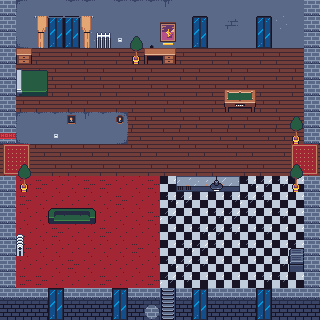

A 2D game scene composited from a Tiled map and its tileset images. What follows is a short description and the map's XML, with every tile layer's data as written:
An orthogonal 20x20 tile map with 16x16 px tiles, 4 tile layers (collision, terrain, upper, upper second), 3 tilesets.

<map version="1.10" tiledversion="1.11.2" orientation="orthogonal" renderorder="right-down" width="20" height="20" tilewidth="16" tileheight="16" infinite="0" nextlayerid="5" nextobjectid="1">
 <properties>
  <property name="collidable" type="bool" value="true" />
 </properties>
 <tileset firstgid="1" name="tileset_modern_rpg_background" tilewidth="16" tileheight="16" tilecount="256" columns="16">
  <image source="../../assets/Dark City 16x16 Tileset/tileset_modern_rpg_background.png" width="256" height="256" />
 </tileset>
 <tileset firstgid="257" name="tileset_modern_rpg_furniture" tilewidth="16" tileheight="16" tilecount="256" columns="16">
  <image source="../../assets/Dark City 16x16 Tileset/tileset_modern_rpg_furniture.png" width="256" height="256" />
 </tileset>
 <tileset firstgid="513" name="tileset_modern_rpg_props" tilewidth="16" tileheight="16" tilecount="256" columns="16">
  <image source="../../assets/Dark City 16x16 Tileset/tileset_modern_rpg_props.png" width="256" height="256" />
 </tileset>
 <layer id="4" name="collision" width="20" height="20">
  <data encoding="csv">
1,1,1,1,1,1,1,1,1,1,1,1,1,1,1,1,1,1,1,1,
1,1,1,1,1,1,1,1,1,1,1,1,1,1,1,1,1,1,1,1,
1,1,1,1,1,1,1,1,1,1,1,1,1,1,1,1,1,1,1,1,
1,1,0,0,0,0,0,0,0,1,1,0,0,0,0,0,0,0,0,1,
1,1,1,0,0,0,0,0,0,0,0,0,0,0,0,0,0,0,0,1,
1,1,1,0,0,0,0,0,0,0,0,0,0,0,0,0,0,0,0,1,
1,0,0,0,0,0,0,0,0,0,0,0,0,0,1,1,0,0,0,1,
1,1,1,1,1,1,1,1,0,0,0,0,0,0,0,0,0,0,0,1,
1,1,1,1,1,1,1,1,0,0,0,0,0,0,0,0,0,0,0,1,
0,0,0,0,0,0,0,0,0,0,0,0,0,0,0,0,0,0,0,0,
0,0,0,0,0,0,0,0,0,0,0,0,0,0,0,0,0,0,0,0,
1,0,0,0,0,0,0,0,0,0,0,1,1,1,1,0,0,0,0,1,
1,0,0,0,0,0,0,0,0,0,0,0,0,0,0,0,0,0,0,1,
1,0,0,1,1,1,0,0,0,0,0,0,0,0,0,0,0,0,0,1,
1,0,0,0,0,0,0,0,0,0,0,0,0,0,0,0,0,0,0,1,
1,1,0,0,0,0,0,0,0,0,0,0,0,0,0,0,0,0,0,1,
1,0,0,0,0,0,0,0,0,0,0,0,0,0,0,0,0,0,1,1,
1,0,0,0,0,0,0,0,0,0,0,0,0,0,0,0,0,0,0,1,
1,1,1,1,1,1,1,1,1,1,1,1,1,1,1,1,1,1,1,1,
1,1,1,1,1,1,1,1,1,1,1,1,1,1,1,1,1,1,1,1
</data>
 </layer>
 <layer id="1" name="terrain" width="20" height="20">
  <data encoding="csv">
86,41,57,57,42,42,57,42,42,42,43,57,57,57,57,57,57,57,57,86,
86,57,57,57,57,57,57,57,57,57,57,57,57,57,58,57,57,45,57,86,
86,1610612777,57,57,57,45,57,57,57,59,57,57,57,57,57,57,57,57,57,86,
86,2,2,3,2,2,3,2,2,3,2,2,3,2,2,3,2,2,3,86,
86,3,2,2,3,2,2,3,2,2,3,2,2,3,2,2,3,2,2,86,
86,2,3,2,2,3,2,2,3,2,2,3,2,2,3,2,2,3,2,86,
86,2,2,3,2,2,3,2,2,3,2,2,3,2,2,3,2,2,3,86,
86,41,42,42,42,43,42,2684354601,2,2,3,2,2,3,2,2,3,2,2,86,
86,1610612777,57,57,57,57,57,3221225513,4,3,4,4,3,4,4,3,4,4,3,86,
4,3,4,4,3,4,4,3,4,4,3,4,4,3,4,4,3,4,4,3,
2,2,3,2,2,3,2,2,3,2,2,3,2,2,3,2,2,3,2,2,
86,228,227,228,228,227,227,228,228,227,246,247,248,246,246,247,248,247,246,86,
86,227,228,228,228,228,228,227,228,228,247,248,246,246,247,248,247,246,246,86,
86,228,228,228,227,228,228,228,228,227,248,246,246,247,248,247,246,247,246,86,
86,228,228,227,228,228,227,228,228,228,246,246,247,248,247,246,247,246,246,86,
86,227,228,228,228,228,228,228,227,228,246,247,248,247,246,247,246,246,247,86,
86,228,228,228,227,228,228,228,228,228,247,248,247,246,246,246,246,247,247,86,
86,227,227,228,228,228,227,228,228,227,248,247,246,246,246,246,247,247,246,86,
87,87,87,53,87,87,87,53,87,87,87,87,53,87,87,87,53,87,87,87,
53,53,53,53,53,53,53,53,53,88,53,53,53,53,53,53,53,53,53,53
</data>
 </layer>
 <layer id="2" name="upper" width="20" height="20">
  <data encoding="csv">
0,0,0,0,0,0,0,0,0,0,0,0,0,0,0,0,0,0,0,0,
0,0,0,324,324,0,0,0,0,0,619,0,324,0,0,0,324,0,0,0,
0,0,521,340,340,0,452,520,363,0,635,0,340,0,0,0,340,0,0,0,
0,278,0,0,0,0,0,0,379,260,261,0,0,0,0,0,0,0,0,0,
0,2147484015,2147484014,0,0,0,0,0,0,0,0,0,0,0,0,0,0,0,0,0,
0,2147484031,2147484030,0,0,0,0,0,0,0,0,0,0,0,301,302,0,0,0,0,
0,0,0,0,0,0,0,0,0,0,0,0,0,0,317,318,0,0,0,0,
0,0,0,0,642,0,0,643,0,0,0,0,0,0,0,0,0,0,0,0,
660,0,0,520,0,0,0,0,0,0,0,0,0,0,0,0,0,0,0,0,
465,466,0,0,0,0,0,0,0,0,0,0,0,0,0,0,0,0,465,466,
481,482,0,0,0,0,0,0,0,0,0,0,0,0,0,0,0,0,481,482,
0,0,0,0,0,0,0,0,0,0,0,438,439,439,440,0,0,0,0,0,
0,0,0,0,0,0,0,0,0,0,0,0,0,0,0,0,0,0,0,0,
0,0,0,401,402,403,0,0,0,0,0,0,0,0,0,0,0,0,0,0,
0,0,0,0,0,0,0,0,0,0,0,0,0,0,0,0,0,0,0,0,
0,0,0,0,0,0,0,0,0,0,0,0,0,0,0,0,0,0,737,0,
0,0,0,0,0,0,0,0,0,0,0,0,0,0,0,0,0,0,753,0,
0,0,0,0,0,0,0,0,0,0,0,0,0,0,0,0,0,0,0,0,
0,0,0,324,0,0,0,324,0,0,33,0,324,0,0,0,324,0,0,0,
0,0,0,340,0,0,0,340,0,0,33,0,340,0,0,0,340,0,0,0
</data>
 </layer>
 <layer id="3" name="upper second" width="20" height="20">
  <data encoding="csv">
0,0,0,0,0,0,0,0,0,0,0,0,0,0,0,0,0,0,0,0,
0,0,397,398,398,399,0,0,0,0,0,0,0,0,0,0,0,0,0,0,
0,0,413,0,0,415,0,0,0,0,0,0,0,0,0,0,0,0,0,0,
0,0,0,0,0,0,0,0,0,0,0,0,0,0,0,0,0,0,0,0,
0,0,0,0,0,0,0,0,0,0,0,0,0,0,0,0,0,0,0,0,
0,0,0,0,0,0,0,0,0,0,0,0,0,0,0,0,0,0,0,0,
0,0,0,0,0,0,0,0,0,0,0,0,0,0,0,0,0,0,0,0,
0,0,0,0,0,0,0,0,0,0,0,0,0,0,0,0,0,0,363,0,
0,0,0,0,0,0,0,0,0,0,0,0,0,0,0,0,0,0,379,0,
0,0,0,0,0,0,0,0,0,0,0,0,0,0,0,0,0,0,0,0,
0,363,0,0,0,0,0,0,0,0,0,0,0,0,0,0,0,0,363,0,
0,379,0,0,0,0,0,0,0,0,0,0,0,456,0,0,0,0,379,0,
0,0,0,0,0,0,0,0,0,0,0,0,0,0,0,0,0,0,0,0,
0,0,0,0,0,0,0,0,0,0,0,0,0,0,0,0,0,0,0,0,
0,437,0,0,0,0,0,0,0,0,0,0,0,0,0,0,0,0,0,0,
0,453,0,0,0,0,0,0,0,0,0,0,0,0,0,0,0,0,0,0,
0,0,0,0,0,0,0,0,0,0,0,0,0,0,0,0,0,0,0,0,
0,0,0,0,0,0,0,0,0,0,0,0,0,0,0,0,0,0,0,0,
0,0,0,0,0,0,0,0,0,0,0,0,0,0,0,0,0,0,0,0,
0,0,0,0,0,0,0,0,0,0,0,0,0,0,0,0,0,0,0,0
</data>
 </layer>
</map>
